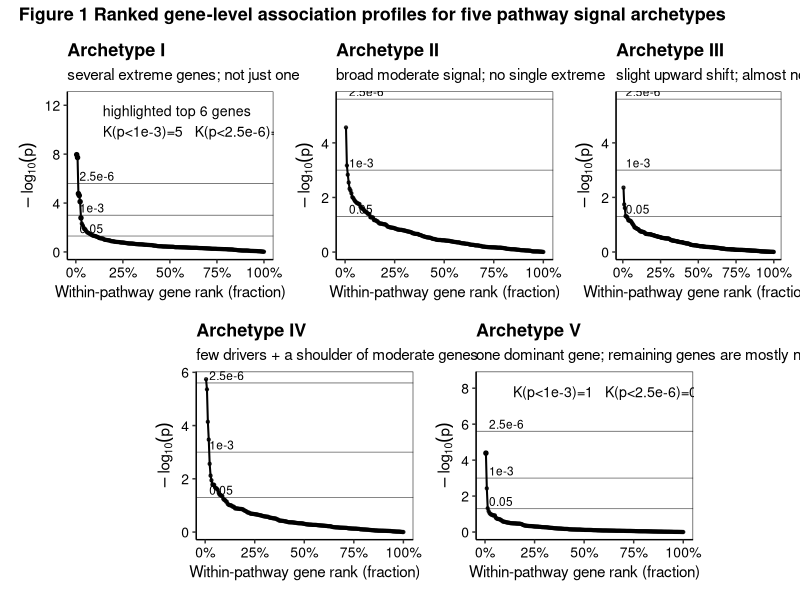
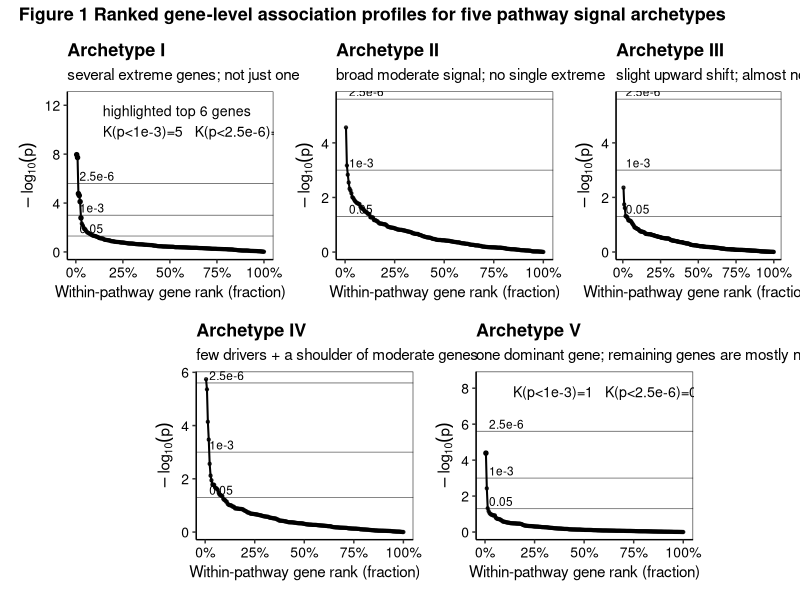

These figures' R source, in order:
# Archetype rank-curve figure for the five core pathway signal families:
# I SDA, II CME, III DPS, IV HDS, V SGP.
# Simulates gene-level Z from MVN: Z ~ N(mu, Sigma), then converts to p-values.

suppressPackageStartupMessages({
  library(ggplot2)
  library(dplyr)
  library(patchwork)
  library(scales)
})

set.seed(1)

# ---------------- helpers ----------------
rank_curve <- function(p, label, group = "in_set") {
  p <- p[is.finite(p) & !is.na(p)]
  p <- pmin(pmax(p, .Machine$double.xmin), 1)
  tibble(
    archetype = label,
    group     = group,
    rank      = seq_along(p) / length(p),
    p         = sort(p),
    mlog10p   = -log10(sort(p))
  )
}

theme_natureish <- function(base_size = 11) {
  theme_classic(base_size = base_size) +
    theme(
      plot.title    = element_text(face = "bold", size = base_size + 2),
      plot.subtitle = element_text(size = base_size),
      axis.title    = element_text(size = base_size),
      axis.text     = element_text(size = base_size - 1, color = "black"),
      panel.border  = element_rect(fill = NA, linewidth = 0.35),
      plot.margin   = margin(8, 8, 8, 8),
      legend.position = "none"
    )
}

anno_box <- function(x, y, label, size = 3.6) {
  geom_label(
    inherit.aes = FALSE,
    data = data.frame(x = x, y = y, label = label),
    aes(x = x, y = y, label = label),
    hjust = 0, vjust = 1,
    size = size,
    label.size = 0,
    fill = scales::alpha("white", 0.85)
  )
}

add_thresholds <- function(g, x = 0.02, size = 3) {
  thr <- tibble(
    y   = -log10(c(5e-2, 1e-3, 2.5e-6)),
    lab = c("0.05", "1e-3", "2.5e-6")
  )
  g +
    geom_hline(data = thr, aes(yintercept = y), linewidth = 0.3, alpha = 0.55) +
    annotate("text", x = x, y = thr$y, label = thr$lab,
             hjust = 0, vjust = -0.3, size = size)
}

# ---------------- simulate archetype patterns from MVN ----------------
make_exchangeable_sigma <- function(m, rho) {
  matrix(rho, nrow = m, ncol = m) + diag(1 - rho, m)
}

simulate_mvn_p <- function(mu, sigma, one_sided = TRUE) {
  m <- length(mu)
  z <- as.numeric(mu + t(chol(sigma)) %*% rnorm(m))
  p <- if (one_sided) {
    pnorm(z, lower.tail = FALSE)
  } else {
    2 * pnorm(-abs(z))
  }
  pmin(pmax(p, .Machine$double.xmin), 1)
}

m <- 220
rho <- 0.20
sigma <- make_exchangeable_sigma(m = m, rho = rho)

# I — SDA: few strong drivers
mu_I <- rep(0, m)
idx_I <- sample.int(m, 6)
mu_I[idx_I] <- 3.2
p_I <- simulate_mvn_p(mu_I, sigma)

# II — CME: many moderate same-direction effects
mu_II <- rep(0, m)
idx_II <- sample.int(m, round(0.45 * m))
mu_II[idx_II] <- 1.35
p_II <- simulate_mvn_p(mu_II, sigma)

# III — DPS: diffuse weak shift across most genes
mu_III <- rep(0, m)
idx_III <- sample.int(m, round(0.85 * m))
mu_III[idx_III] <- 0.45
p_III <- simulate_mvn_p(mu_III, sigma)

# IV — HDS: few strong + broader moderate support
mu_IV <- rep(0, m)
idx_driver <- sample.int(m, 4)
idx_support <- sample(setdiff(seq_len(m), idx_driver), 40)
mu_IV[idx_driver] <- 3.0
mu_IV[idx_support] <- 1.1
p_IV <- simulate_mvn_p(mu_IV, sigma)

# V — SGP: single dominant gene
mu_V <- rep(0, m)
idx_V <- sample.int(m, 1)
mu_V[idx_V] <- 4.2
p_V <- simulate_mvn_p(mu_V, sigma)

# ---------------- build plotting data ----------------
df <- bind_rows(
  rank_curve(p_I,   "Archetype I — SDA"),
  rank_curve(p_II,  "Archetype II — CME"),
  rank_curve(p_III, "Archetype III — DPS"),
  rank_curve(p_IV,  "Archetype IV — HDS"),
  rank_curve(p_V,   "Archetype V — SGP")
)

# ---------------- I — SDA ----------------
sda_dat <- df %>% filter(archetype == "Archetype I — SDA") %>% arrange(rank)
topM <- 6
sda_top <- sda_dat[seq_len(topM), , drop = FALSE]

k_1e3_sda <- sum(sda_dat$p < 1e-3)
k_gw_sda  <- sum(sda_dat$p < 2.5e-6)

p1 <- ggplot(sda_dat, aes(rank, mlog10p)) +
  geom_line(linewidth = 0.7) +
  geom_point(size = 0.8, alpha = 0.8) +
  geom_point(data = sda_top, size = 1.2, alpha = 0.95) +
  coord_cartesian(ylim = c(0, 12.5)) +
  scale_x_continuous(labels = percent_format(accuracy = 1),
                     breaks = c(0, .25, .5, .75, 1)) +
  labs(
    title = "Archetype I",
    subtitle = "several extreme genes; not just one",
    x = "Within-pathway gene rank (fraction)",
    y = expression(-log[10](p))
  ) +
  theme_natureish()
p1 <- add_thresholds(p1) +
  anno_box(0.12, 12.35,
           paste0("highlighted top ", topM, " genes\n",
                  "K(p<1e-3)=", k_1e3_sda, "   K(p<2.5e-6)=", k_gw_sda))

# ---------------- II — CME ----------------
cme_dat <- df %>% filter(archetype == "Archetype II — CME") %>% arrange(rank)
p2 <- ggplot(cme_dat, aes(rank, mlog10p)) +
  geom_line(linewidth = 0.7) +
  geom_point(size = 0.8, alpha = 0.8) +
  scale_x_continuous(labels = percent_format(accuracy = 1),
                     breaks = c(0, .25, .5, .75, 1)) +
  labs(
    title = "Archetype II",
    subtitle = "broad moderate signal; no single extreme",
    x = "Within-pathway gene rank (fraction)",
    y = expression(-log[10](p))
  ) +
  theme_natureish()
p2 <- add_thresholds(p2)

# ---------------- III — DPS ----------------
dps_dat <- df %>% filter(archetype == "Archetype III — DPS") %>% arrange(rank)
p3 <- ggplot(dps_dat, aes(rank, mlog10p)) +
  geom_line(linewidth = 0.7) +
  geom_point(size = 0.8, alpha = 0.8) +
  scale_x_continuous(labels = percent_format(accuracy = 1),
                     breaks = c(0, .25, .5, .75, 1)) +
  labs(
    title = "Archetype III",
    subtitle = "slight upward shift; almost none cross strict thresholds",
    x = "Within-pathway gene rank (fraction)",
    y = expression(-log[10](p))
  ) +
  theme_natureish()
p3 <- add_thresholds(p3)

# ---------------- IV — HDS ----------------
hds_dat <- df %>% filter(archetype == "Archetype IV — HDS") %>% arrange(rank)
p4 <- ggplot(hds_dat, aes(rank, mlog10p)) +
  geom_line(linewidth = 0.7) +
  geom_point(size = 0.8, alpha = 0.8) +
  scale_x_continuous(labels = percent_format(accuracy = 1),
                     breaks = c(0, .25, .5, .75, 1)) +
  labs(
    title = "Archetype IV",
    subtitle = "few drivers + a shoulder of moderate genes",
    x = "Within-pathway gene rank (fraction)",
    y = expression(-log[10](p))
  ) +
  theme_natureish()
p4 <- add_thresholds(p4)

# ---------------- V — SGP ----------------
sgp_dat <- df %>% filter(archetype == "Archetype V — SGP") %>% arrange(rank)

k_1e3_sgp <- sum(sgp_dat$p < 1e-3)
k_gw_sgp  <- sum(sgp_dat$p < 2.5e-6)
top1 <- sgp_dat[1, , drop = FALSE]

p5 <- ggplot() +
  geom_line(data = sgp_dat,  aes(rank, mlog10p), linewidth = 0.7) +
  geom_point(data = sgp_dat, aes(rank, mlog10p), size = 0.8, alpha = 0.8) +
  geom_point(data = top1, aes(rank, mlog10p), size = 1.2, alpha = 0.95) +
  coord_cartesian(ylim = c(0, 8.5)) +
  scale_x_continuous(labels = percent_format(accuracy = 1),
                     breaks = c(0, .25, .5, .75, 1)) +
  labs(
    title = "Archetype V",
    subtitle = "one dominant gene; remaining genes are mostly null",
    x = "Within-pathway gene rank (fraction)",
    y = expression(-log[10](p))
  ) +
  theme_natureish()
p5 <- add_thresholds(p5) +
  anno_box(0.12, 8.35,
           paste0("K(p<1e-3)=", k_1e3_sgp, "   K(p<2.5e-6)=", k_gw_sgp))

# ---------------- compose 2x3 layout for five archetypes ----------------
layout_design <- "
AABBCC
#DDEE#
"

fig <- wrap_plots(
  A = p1, B = p2, C = p3, D = p4, E = p5,
  design = layout_design
) +
  plot_annotation(
    title = "Figure 1 Ranked gene-level association profiles for five pathway signal archetypes",
    theme = theme(plot.title = element_text(face = "bold", size = 13))
  )

fig

# Save:
#ggsave("Fig_archetypesI.png", p1, width = 7.2, height = 4.6, units = "in", dpi = 600)
#ggsave("Fig_archetypesII.png", p2, width = 7.2, height = 4.6, units = "in", dpi = 600)
#ggsave("Fig_archetypesIII.png", p3, width = 7.2, height = 4.6, units = "in", dpi = 600)
#ggsave("Fig_archetypesIV.png", p4, width = 7.2, height = 4.6, units = "in", dpi = 600)
#ggsave("Fig_archetypesV.png", p5, width = 7.2, height = 4.6, units = "in", dpi = 600)
ggsave("/Users/nirwantandukar/Documents/Github/MAGCAT/Figures/Fig1.Archetypes/Fig_archetypes_layout.png",
       fig, width = 13.5, height = 9.0, units = "in", dpi = 600, bg = "white")

# ggsave("Fig_archetypes_rankcurves.pdf", fig, width = 7.2, height = 4.6, units = "in", device = cairo_pdf)
# ggsave("Fig_archetypes_rankcurves.png", fig, width = 7.2, height = 4.6, units = "in", dpi = 600)
